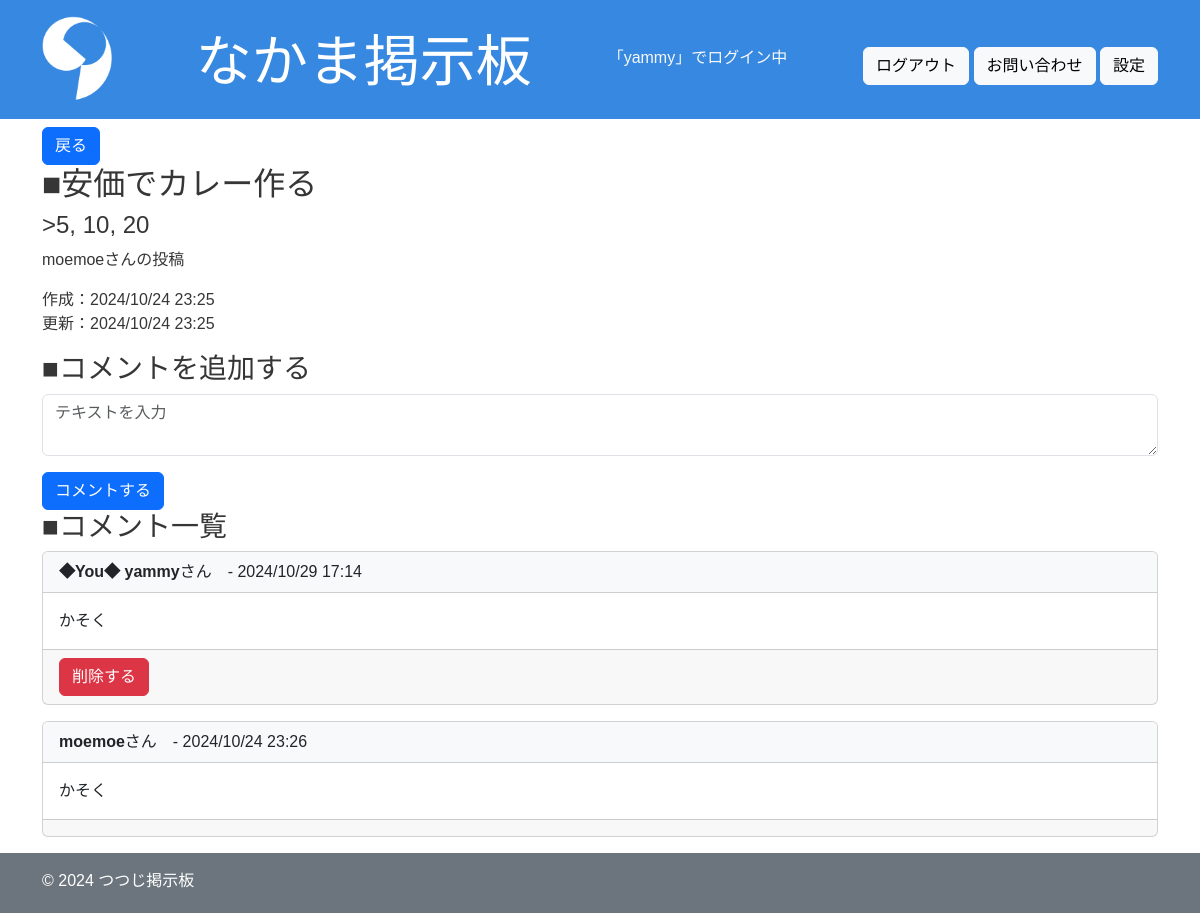
Page /show/8/ (signed in) on the committed database.
### app/models.py (models this page shows, shortened)
class Board(models.Model):
    title = models.CharField(max_length=200)
    content = models.TextField()
    image = models.ImageField(upload_to='images/', blank=True, null=True)
    video = models.FileField(upload_to='videos/', blank=True, null=True)
    user = models.ForeignKey(User, on_delete=models.CASCADE, related_name="boards", null=True)
    created_at = models.DateTimeField(auto_now_add=True)
    updated_at = models.DateTimeField(auto_now=True)

class Comment(models.Model):
    board = models.ForeignKey(Board, on_delete=models.CASCADE, related_name="comments")
    user = models.ForeignKey(User, on_delete=models.CASCADE, related_name="comments")
    content = models.TextField()
    created_at = models.DateTimeField(auto_now_add=True)
    updated_at = models.DateTimeField(auto_now=True)

### app/views.py (the view)
# urls.py: path("show/<int:pk>/", login_required(views.show), name = "show"),
@login_required
def show(request, pk):
    board = Board.objects.get(pk=pk)
    comments = Comment.objects.filter(board=pk).order_by("-created_at")
    comment_form = CommentForm()
    return render(request, "show.html", {"board": board, "comments": comments, "comment_form": comment_form})

### app/forms.py
class CommentForm(forms.ModelForm):
    class Meta:
        model = Comment
        fields = ["content"]

### templates/show.html (shortened to what this page needs)
{% extends "base.html" %}
{% load static %}
{% block content %}
<body class="dark">
    <section>
        <form action="{% url 'app:index' %}" method="post">
            <button type="submit" class="btn btn-primary">戻る</button>
        </form>
        <h2>■{{ board.title }}</h2>
        <h4>{{ board.content }}</h4>
        <p>{{ board.user }}さんの投稿</p>
        <p>
            作成：{{ board.created_at|date:"Y/m/d H:i" }}</br>
            更新：{{ board.updated_at|date:"Y/m/d H:i" }}
        </p>
    </section>
    <section class="mt-3">
        <h3>■コメントを追加する</h3>
        <form action="{% url 'app:comment_create' pk=board.id %}" method="post">
            <div class="form-group mb-3">
            <textarea name="content" id="id_content" class="form-control" placeholder="テキストを入力"></textarea>
            </div>
            <button type="submit" class="btn btn-primary">コメントする</button>
        </form>
    </section>
    <section>
        <h3>■コメント一覧</h3>
        <ul class="list-unstyled">
            {% for comment in comments %}
                <li class="mb-3">
                    <div class="card">
                        <div class="card-header bg-light">
                            <strong>
                                {% if request.user == comment.user %}
                                ◆You◆
                                {% endif %}
                                {{ comment.user.username }}</strong>さん　- {{ comment.created_at|date:"Y/m/d H:i"}}
                        </div>
                        <div class="card-body">
                        <p class="card-text">{{ comment.content }}</p>
                        </div>
                        <div class="card-footer">
                            {% if request.user == comment.user %}
                                <form action="{% url 'app:comment_delete' board.pk comment.pk %}" method="post">
                                    <button type="submit" class="btn btn-danger">削除する</button>
                                </form>
                            {% endif %}
                        </div>
                    </div>
                </li>
            {% empty %}
                <li class="text-muted">コメントはまだありません。</li>
            {% endfor %}
        </ul>
    </section>
</body>
{% endblock %}

### templates/base.html (shortened to what this page needs)
{% load static %}
<!DOCTYPE html>
<html lang="ja">
<head>
     <link href="https://cdn.jsdelivr.net/npm/bootstrap@5.3.0/dist/css/bootstrap.min.css" rel="stylesheet">
     <link rel="stylesheet" href="https://cdn.jsdelivr.net/npm/bootstrap-icons@1.11.3/font/bootstrap-icons.min.css">
     <link rel="stylesheet" type="text/css" href="{% static 'css/style.css' %}">
</head>
<body>
    <header class="bg-success">
        <div class="container">
            <div class="pt-3 pb-1 mb-2 text-white d-flex justify-content-between align-items-center flex-wrap">
            <img src="{% static 'images/icon.png' %}" alt="アイコン" width="70" class="me-2">
            <h1 class="display-4">なかま掲示板</h1>
            {% if user.is_authenticated %}
            <div>
                <p class="text-light">「{{ user.username }}」でログイン中</p>
            </div>
            <div>
                <form action="{% url 'logout' %}" method="post" style="display: inline;">
                    <button type="submit" class="btn btn-light">ログアウト</button>
                </form>
                <a href="{% url 'app:contact' %}" class="btn btn-light">お問い合わせ</a>
                <a href="{% url 'app:option' %}" class="btn btn-light">設定</a>
            </div>
            {% else %}
                <a href="{% url 'signup' %}" class="btn btn-light">サインアップ</a>
                <a href="{% url 'login' %}" class="btn btn-light">ログイン</a>
                <a href="{% url 'app:contact' %}" class="btn btn-light">お問い合わせ</a>
            {% endif %}
            </div>
        </div>
    </header>
    <main>
        <div class="container">
            <div class="mb-2">
                {% block content %}{% endblock %}
            </div>
        </div>
    </main>
    <footer class="bg-secondary">
        <div class="container">
            <div class="pt-3 pb-1 mb-2 text-white">
                <p class="trxt-center">&copy; 2024 つつじ掲示板</p>
            </div>
        </div>
    </footer>
</body>
</html>

### static/css/style.css (style rules this page uses)
* { padding: 0; margin: 0; box-sizing: border-box; text-decoration: none; color: inherit; list-style-position: inside; }
.bg-success { background-color: #3688e0 !important; color: #363636; }
body { font-size: 16px; color: #363636; font-family: "Hiragino kaku Gothic ProN", sans-serif; }
header { background-color: cyan; text-align: center; }
main { padding: 0 20px; }

### rows in the picture
Board: title "安価でカレー作る", content ">5, 10, 20", user "moemoe", created_at "2024/10/24 23:25", updated_at "2024/10/24 23:25"
Comment: shows "◆You◆", user.username "yammy", created_at "2024/10/29 17:14", content "かそく", shows "削除する"
Comment: user.username "moemoe", created_at "2024/10/24 23:26", content "かそく"

### other values in the picture
{{ user.username }} "yammy"
